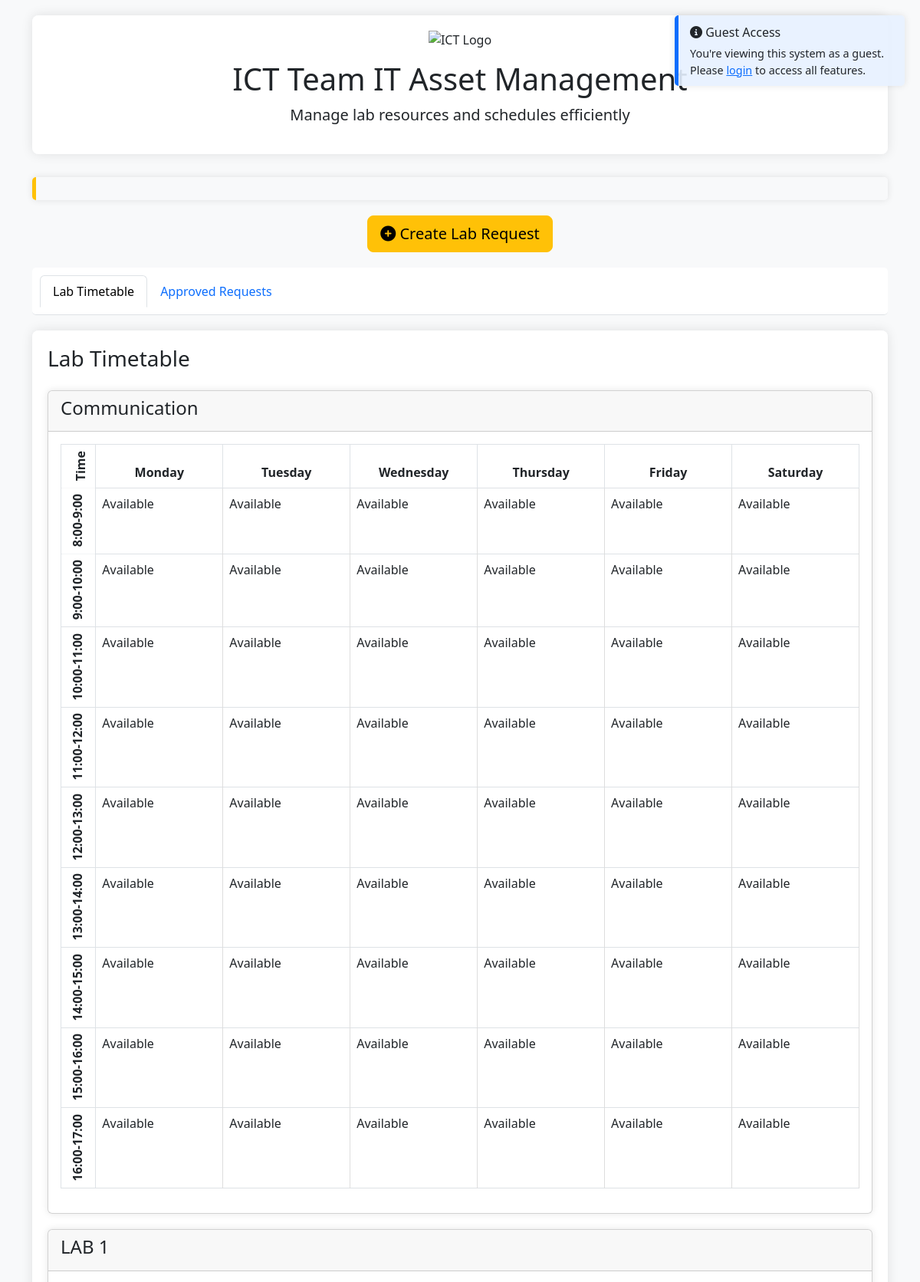
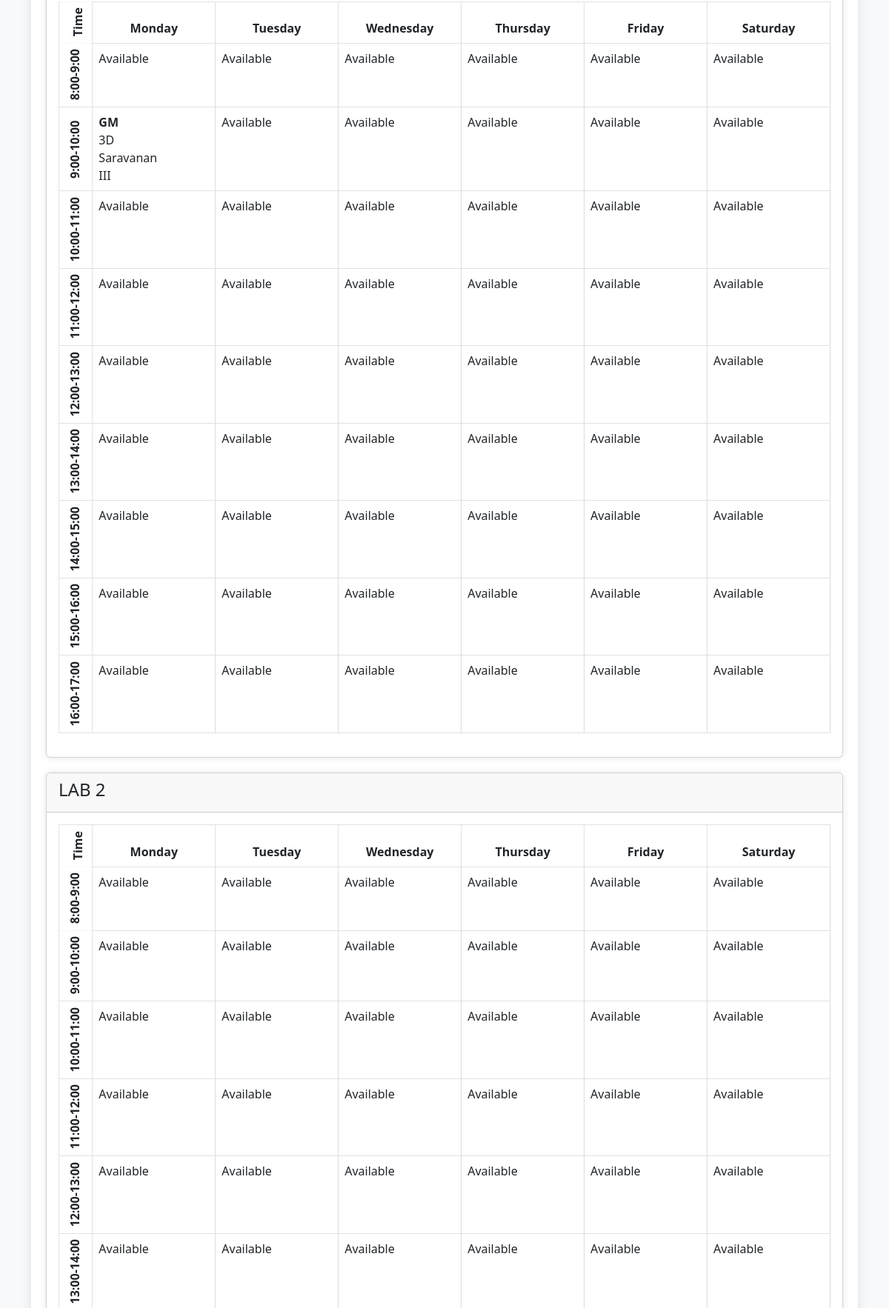
The page / (upper part) on the database its author committed (2 pictures, top to bottom).
### tables this page shows
CREATE TABLE `location` (
  `location_id` int(11) NOT NULL,
  `location_name` varchar(100) DEFAULT NULL,
  `category_id` int(11) DEFAULT NULL
);

CREATE TABLE `lab_schedule` (
  `schedule_id` int(11) NOT NULL,
  `lab_id` int(11) NOT NULL COMMENT 'References location_id from location table',
  `day_of_week` enum('Monday','Tuesday','Wednesday','Thursday','Friday','Saturday') NOT NULL,
  `time_slot` enum('8:00-9:00','9:00-10:00','10:00-11:00','11:00-12:00','12:00-13:00','13:00-14:00','14:00-15:00','15:00-16:00','16:00-17:00') NOT NULL,
  `subject_code` varchar(20) DEFAULT NULL,
  `subject_name` varchar(100) DEFAULT NULL,
  `faculty_name` varchar(100) DEFAULT NULL,
  `faculty_email` varchar(100) DEFAULT NULL,
  `class_group` varchar(50) DEFAULT NULL,
  `semester` varchar(20) DEFAULT NULL,
  `academic_year` varchar(20) DEFAULT NULL,
  `created_by` int(11) NOT NULL,
  `created_at` timestamp NOT NULL DEFAULT current_timestamp(),
  `updated_at` timestamp NOT NULL DEFAULT current_timestamp() ON UPDATE current_timestamp()
);

### index.php (the view, shortened to what this page needs)
<?php
require_once 'config.php';
$is_logged_in = isset($_SESSION['user_id']);
$currentUserName = "Guest";
$labs = [];
$lab_query = "SELECT location_id, location_name FROM location WHERE category_id = 1 ORDER BY location_name";
$lab_result = $conn->query($lab_query);
if ($lab_result) {
    $labs = $lab_result->fetch_all(MYSQLI_ASSOC);
} else {
    echo "<div class='alert alert-danger'>Error fetching labs: " . $conn->error . "</div>";
}
$schedules = [];
$schedule_query = "SELECT ls.*, l.location_name
                 FROM lab_schedule ls
                 JOIN location l ON ls.lab_id = l.location_id
                 ORDER BY ls.day_of_week, ls.time_slot";
$schedule_result = $conn->query($schedule_query);
if ($schedule_result) {
    $schedules = $schedule_result->fetch_all(MYSQLI_ASSOC);
} else {
    echo "<div class='alert alert-danger'>Error fetching schedules: " . $conn->error . "</div>";
}
$time_slots = [
    '8:00-9:00', '9:00-10:00', '10:00-11:00', '11:00-12:00',
    '12:00-13:00', '13:00-14:00', '14:00-15:00', '15:00-16:00', '16:00-17:00'
];
$days_of_week = ['Monday', 'Tuesday', 'Wednesday', 'Thursday', 'Friday', 'Saturday'];
?>
<!DOCTYPE html>
<html lang="en">
<head>
    <link href="https://cdn.jsdelivr.net/npm/bootstrap@5.3.0/dist/css/bootstrap.min.css" rel="stylesheet">
    <link rel="stylesheet" href="https://cdnjs.cloudflare.com/ajax/libs/font-awesome/6.4.0/css/all.min.css">
</head>
<body>
    <div class="container">
        <?php if ($is_logged_in): ?>
            <div class="user-info">
                <div class="user-icon">
                    <i class="fas fa-user"></i>
                </div>
                <div>
                    <span><?php echo htmlspecialchars($currentUserName); ?></span>
                    <form action="logout.php" method="post" style="display: inline;">
                        <button type="submit" class="logout-btn">
                            <i class="fas fa-sign-out-alt"></i> Logout
                        </button>
                    </form>
                </div>
            </div>
        <?php else: ?>
            <div class="guest-info">
                <i class="fas fa-info-circle"></i> Guest Access
                <p style="margin: 5px 0 0; font-size: 0.9em;">You're viewing this system as a guest. Please <a href="login.php">login</a> to access all features.</p>
            </div>
        <?php endif; ?>
        <div class="header-container">
            <img src="/ict/images/logo.jpeg" alt="ICT Logo" class="logo">
            <h1>ICT Team IT Asset Management</h1>
            <p class="lead">Manage lab resources and schedules efficiently</p>
        </div>
        <div class="kural-container">
        </div>
        <div class="request-btn-container">
            <a href="?create_request=1" class="btn btn-warning btn-lg">
                <i class="fas fa-plus-circle"></i> Create Lab Request
            </a>
        </div>
        <ul class="nav nav-tabs" id="myTab" role="tablist">
            <li class="nav-item" role="presentation">
                <button class="nav-link active" id="timetable-tab" data-bs-toggle="tab" data-bs-target="#timetable" type="button" role="tab" aria-controls="timetable" aria-selected="true">
                    Lab Timetable
                </button>
            </li>
            <li class="nav-item" role="presentation">
                <button class="nav-link" id="requests-tab" data-bs-toggle="tab" data-bs-target="#requests" type="button" role="tab" aria-controls="requests" aria-selected="false">
                    Approved Requests
                </button>
            </li>
        </ul>
        <div class="tab-content" id="myTabContent">
            <div class="tab-pane fade show active" id="timetable" role="tabpanel" aria-labelledby="timetable-tab">
                <div class="timetable-container">
                    <h3 class="mb-4">Lab Timetable</h3>
                    <?php if (empty($labs)): ?>
                        <div class="alert alert-warning">No labs found in the system.</div>
                    <?php else: ?>
                        <?php foreach ($labs as $lab): ?>
                            <div class="card">
                                <div class="card-header">
                                    <h4><?= htmlspecialchars($lab['location_name']) ?></h4>
                                </div>
                                <div class="card-body">
                                    <?php if (empty($schedules)): ?>
                                        <div class="alert alert-info">No schedules found for this lab.</div>
                                    <?php else: ?>
                                        <div class="table-responsive">
                                            <table class="table table-bordered timetable">
                                                <thead>
                                                    <tr>
                                                        <th class="time-header">Time</th>
                                                        <?php foreach ($days_of_week as $day): ?>
                                                            <th class="day-header"><?= $day ?></th>
                                                        <?php endforeach; ?>
                                                    </tr>
                                                </thead>
                                                <tbody>
                                                    <?php foreach ($time_slots as $slot): ?>
                                                        <tr>
                                                            <td class="time-header"><?= $slot ?></td>
                                                            <?php foreach ($days_of_week as $day): ?>
                                                                <td class="time-cell">
                                                                    <?php
                                                                    $found = false;
                                                                    foreach ($schedules as $schedule) {
                                                                        if ($schedule['lab_id'] == $lab['location_id'] &&
                                                                            $schedule['day_of_week'] == $day &&
                                                                            $schedule['time_slot'] == $slot) {
                                                                            echo "<strong>" . htmlspecialchars($schedule['subject_code']) . "</strong><br>";
                                                                            echo htmlspecialchars($schedule['subject_name']) . "<br>";
                                                                            echo htmlspecialchars($schedule['faculty_name']) . "<br>";
                                                                            echo htmlspecialchars($schedule['class_group']);
                                                                            $found = true;
                                                                            break;
                                                                        }
                                                                    }
                                                                    if (!$found) {
                                                                        echo "Available";
                                                                    }
                                                                    ?>
                                                                </td>
                                                            <?php endforeach; ?>
                                                        </tr>
                                                    <?php endforeach; ?>
                                                </tbody>
                                            </table>
                                        </div>
                                    <?php endif; ?>
                                </div>
                            </div>
                        <?php endforeach; ?>
                    <?php endif; ?>
                </div>
            </div>
        </div>
    </div>
</body>
</html>

### index.php (style rules this page uses)
body { background-color: #f8f9fa; padding-top: 20px; background-image: url('https://th.bing.com/th/id/R.b5e1e8d9c5c0a3d0a3e3e3e3e3e3e3e?rik=3D3D3D3D3D3D3D&pid=ImgRaw'); background-size: cover; background-attachment: fixed; background-position: center; }
.header-container { margin-bottom: 30px; text-align: center; background-color: rgba(255, 255, 255, 0.9); padding: 20px; border-radius: 8px; box-shadow: 0 0 15px rgba(0,0,0,0.1); }
.logo { max-height: 80px; margin-bottom: 15px; }
.guest-info { position: absolute; top: 20px; right: 20px; background-color: rgba(231, 241, 255, 0.9); padding: 10px 15px; border-radius: 5px; border-left: 5px solid #0d6efd; max-width: 300px; box-shadow: 0 0 10px rgba(0,0,0,0.1); }
.timetable-container { background: rgba(255, 255, 255, 0.95); border-radius: 8px; box-shadow: 0 0 15px rgba(0,0,0,0.1); padding: 20px; margin-bottom: 30px; }
.timetable { width: 100%; overflow-x: auto; }
.time-cell { min-width: 150px; height: 80px; border: 1px solid #ddd; padding: 5px; position: relative; }
.day-header { background-color: #f8f9fa; font-weight: bold; text-align: center; }
.time-header { background-color: #e9ecef; font-weight: bold; text-align: center; writing-mode: vertical-rl; transform: rotate(180deg); }
.card { margin-bottom: 20px; box-shadow: 0 0 10px rgba(0,0,0,0.1); background-color: rgba(255, 255, 255, 0.95); }
.nav-tabs { margin-bottom: 20px; background-color: rgba(255, 255, 255, 0.95); border-radius: 5px; padding: 10px; }
.request-btn-container { margin-bottom: 20px; text-align: center; }
.kural-container { background-color: rgba(248, 249, 250, 0.95); padding: 15px; border-radius: 5px; margin-bottom: 20px; text-align: center; font-style: italic; border-left: 5px solid #ffc107; box-shadow: 0 0 10px rgba(0,0,0,0.1); }

### rows shown on the page
location: location_name "Communication", day "Monday", day "Tuesday", day "Wednesday", day "Thursday", day "Friday", day "Saturday", slot "8:00-9:00", slot "9:00-10:00", slot "10:00-11:00", slot "11:00-12:00", slot "12:00-13:00", slot "13:00-14:00", slot "14:00-15:00", slot "15:00-16:00", slot "16:00-17:00"
location: location_name "LAB 1", day "Monday", day "Tuesday", day "Wednesday", day "Thursday", day "Friday", day "Saturday", slot "8:00-9:00", slot "9:00-10:00", slot "10:00-11:00", slot "11:00-12:00", slot "12:00-13:00", slot "13:00-14:00", slot "14:00-15:00", slot "15:00-16:00", slot "16:00-17:00"
lab_schedule: subject_code "GM", subject_name "3D", faculty_name "Saravanan", class_group "III"
location: location_name "LAB 2", day "Monday", day "Tuesday", day "Wednesday", day "Thursday", day "Friday", day "Saturday", slot "8:00-9:00", slot "9:00-10:00", slot "10:00-11:00", slot "11:00-12:00", slot "12:00-13:00", slot "13:00-14:00"
